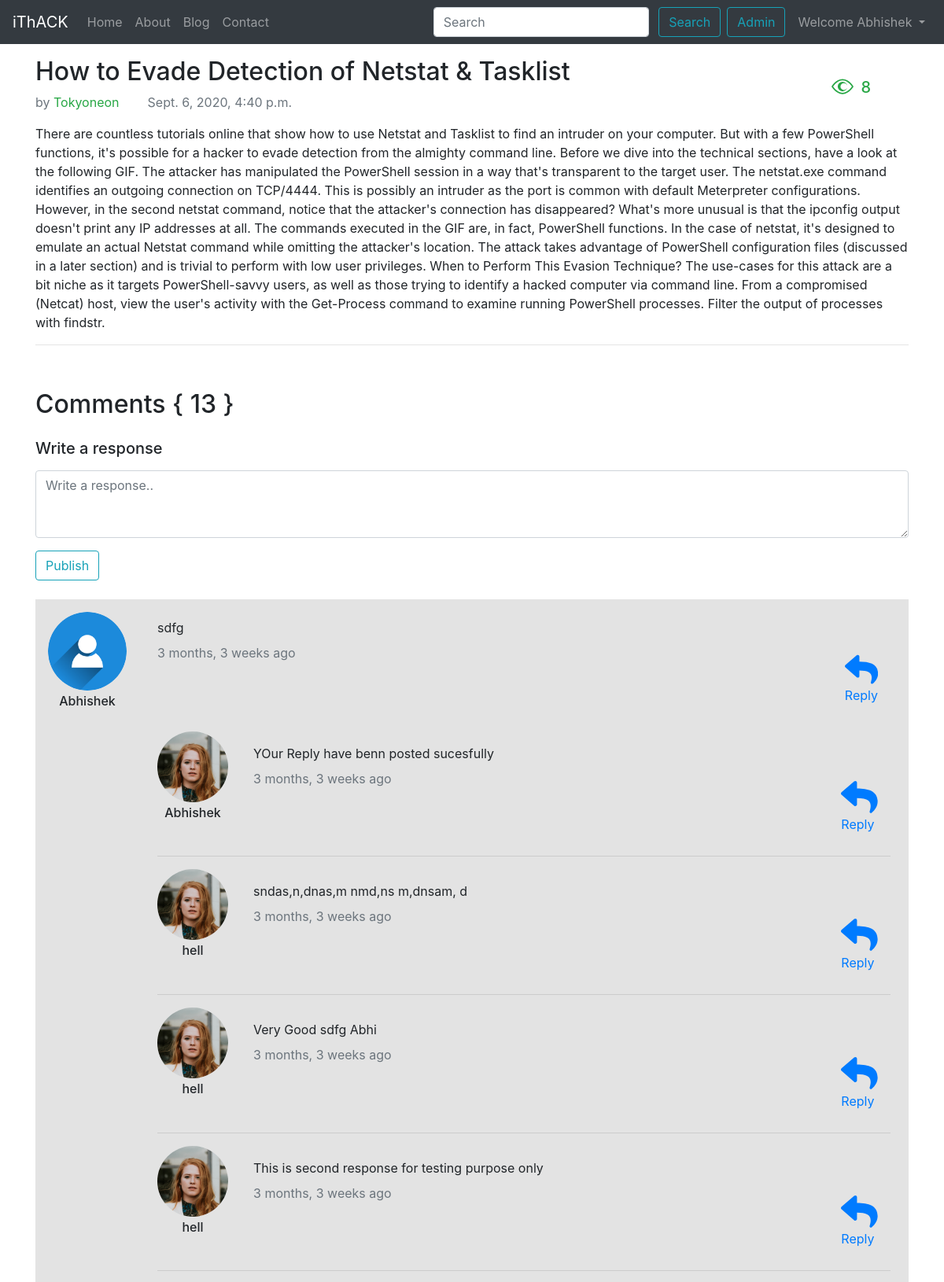
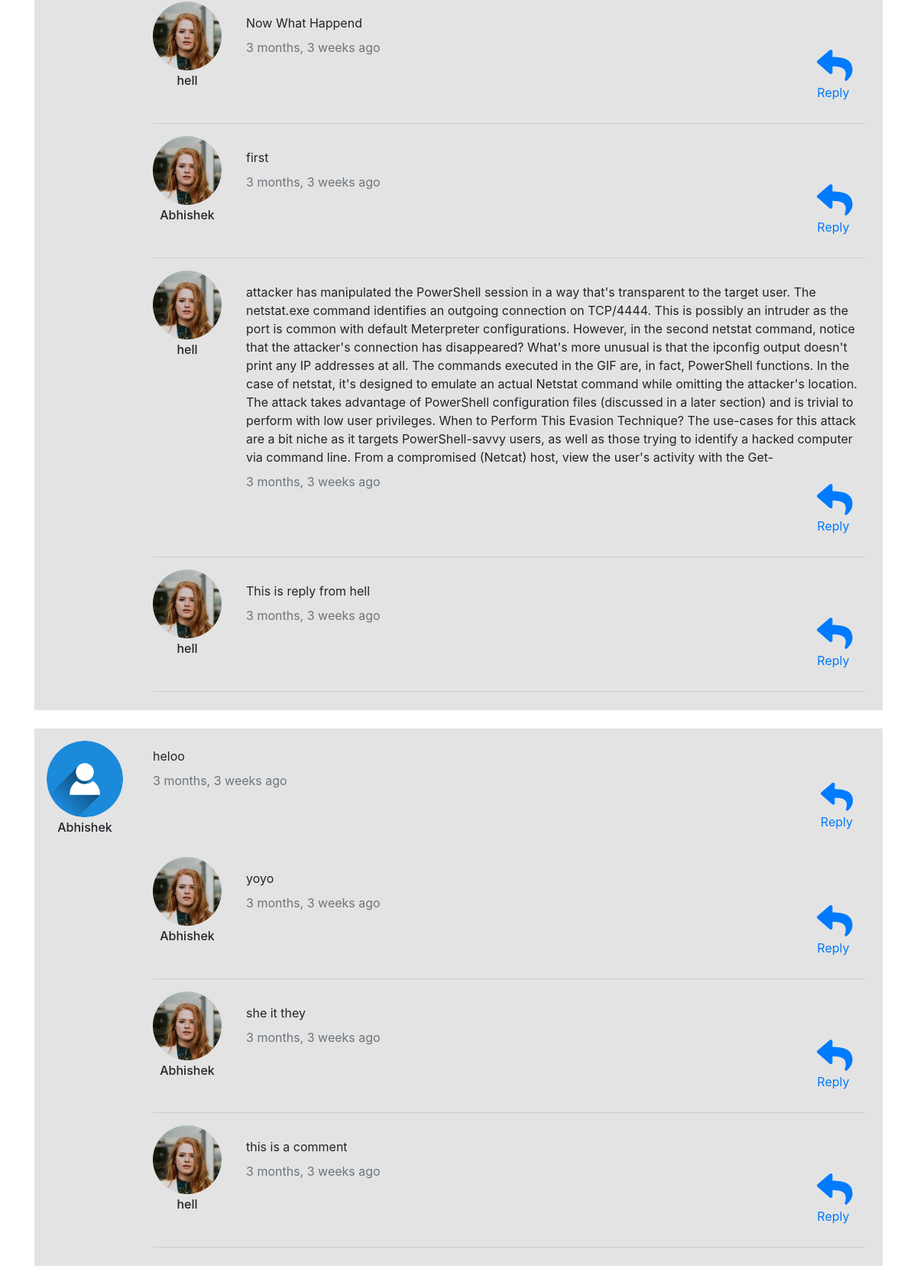
Page /blog/second-post (signed in, upper part) on the committed database (2 pictures, top to bottom).
### blog/models.py (models this page shows, shortened)
class Post(models.Model):
    sno = models.AutoField(primary_key=True)
    title = models.CharField(max_length=200)
    content = models.TextField()
    author = models.CharField(max_length=50)
    slug = models.CharField(max_length=210)
    views = models.IntegerField(default=0)
    thumbnail = models.ImageField(upload_to="blog/images", default="")
    timestamp = models.DateTimeField(blank=True)

class BlogComment(models.Model):
    sno = models.AutoField(primary_key=True)
    comment = models.TextField()
    user = models.ForeignKey(User, on_delete=models.CASCADE)
    post = models.ForeignKey(Post, on_delete=models.CASCADE)
    parent = models.ForeignKey('self', on_delete=models.CASCADE, null=True)
    timestamp = models.DateTimeField(default=now)

### blog/views.py (the view)
# urls.py: path('<str:slug>', views.blogPost, name='blogPost'),
def blogPost(request, slug):
    post = Post.objects.filter(slug=slug).first()
    post.views = post.views + 1
    post.save()
    comments = BlogComment.objects.filter(post=post, parent=None)
    replies = BlogComment.objects.filter(post=post).exclude(parent=None)
    replyDict = {}
    for reply in replies:
        if reply.parent.sno not in replyDict.keys():
            replyDict[reply.parent.sno] = [reply]
        else:
            replyDict[reply.parent.sno].append(reply)
    context = {'post': post, 'comments': comments, 'replyDict': replyDict}
    return render(request, 'blog/blogPost.html', context)

### blog/templatetags/extras.py (called while the page is built)
@register.filter(name='get_val')
def get_val(dict, key):
    return dict.get(key)

### templates/blog/blogPost.html (shortened to what this page needs)
{% extends 'base.html' %}
{% load humanize %}
{% load extras %}
{% block body %}
<div class="container my-3">
    <span class="float-right mr-5 mt-4">
         &nbsp;<span class="h5 text-success">{{post.views}}</span>
    </span>
    <h2 class="blog-post-title">{{post.title}}</h2>
    <p class="blog-post-meta text-muted">by <a href="#" class="text-success">{{post.author}}
        </a>&nbsp;&nbsp;&nbsp;&nbsp;&nbsp;&nbsp;&nbsp;{{post.timestamp}}
    </p>
    <p>{{post.content|safe}}</p>
    <hr><br>
</div>
<div class="container">
    <h2>Comments { {{comments.count}} }</h2>
    {% if user.is_authenticated %}
    <form action="/blog/postComment" method="post"> {% csrf_token %}
        <div class="mt-4">
            <h5>Write a response</h5>
            <textarea class="form-control mt-3" name=comment rows="3" placeholder="Write a response.."></textarea>
            <button type="submit" class="btn btn-outline-info mt-3">Publish</button>
        </div>
    </form>
    {% else %}
    <h3>>>You Must Need To Login To Post A Comment</h3>
    {% endif %}
    {% for comment in comments %}
    <div class="media mb-3 mt-4 p-2" style="background-color: rgb(227, 227, 227)">
        <div class="text-center p-2">
            <img class="mr-3 rounded-circle " src="/static/img/user.png" alt={{comment.user.username}} width="100"
                height="100">
            <h6 class="mt-1 mb-0 mr-3">{{comment.user.username}}</h6>
        </div>
        <div class="container">
            <div class="media-body">
                <p class="mt-3 mb-2">{{comment.comment}}</p>
                <time class="timeago text-muted">{{comment.timestamp|naturaltime}}</time>
                {% if user.is_authenticated %}
                <a class="float-right mr-2 my-1 p-2" data-toggle="collapse" data-target="#replyBox{{comment.sno}}"
                    aria-expanded="false" aria-controls="replyBox{{comment.sno}}" href="#">Reply</a>
                <br><br><br><br>
                {% endif %}
            </div>
            {% for reply in replyDict|get_val:comment.sno %}
            <div class="replies media mt-3">
                <div class="pr-3 text-center">
                    <img class="mr-3 rounded-circle" src="/static/img/user2.png" alt="John" width="90" height="90">
                    <h6 class="mt-1 mb-0 mr-3">{{reply.user.username}}</h6>
                </div>
                <div class="media-body">
                    <p class="mt-3 mb-2">{{reply.comment}}</p>
                    <time class="timeago text-muted" timeago-id="3">{{reply.timestamp|naturaltime}}</time>
                    <a class="float-right mr-2 my-1 p-2" href="#"> Reply</a>
                </div>
            </div>
            <hr>
            {% endfor %}
        </div>
    </div>
    {% endfor %}
</div>
{% endblock body %}

### templates/base.html (shortened to what this page needs)
<!doctype html>
<html lang="en">
<head>
    <link rel="stylesheet" href="https://stackpath.bootstrapcdn.com/bootstrap/4.5.2/css/bootstrap.min.css"
>
</head>
<body>
    <nav class="navbar navbar-expand-lg navbar-dark bg-dark">
        <a class="navbar-brand" href="/">iThACK</a>
        <div class="collapse navbar-collapse" id="navbarSupportedContent">
            <ul class="navbar-nav mr-auto">
                <li class="nav-item {% block homeactive %} {% endblock homeactive %}">
                    <a class="nav-link" href="/">Home <span class="sr-only">(current)</span></a>
                </li>
                <li class="nav-item {% block aboutactive %} {% endblock aboutactive %}">
                    <a class="nav-link" href="/about">About</a>
                </li>
                <li class="nav-item {% block blogactive %} {% endblock blogactive %}">
                    <a class="nav-link" href="/blog">Blog</a>
                </li>
                <li class="nav-item {% block contactactive %} {% endblock contactactive %}">
                    <a class="nav-link" href="/contact">Contact</a>
                </li>
            </ul>
            <div class="ml-auto form-inline">
                <form method="get" action="/search" class="my-2 my-lg-0">
                    <input class="form-control mr-sm-2" type="search" placeholder="Search" aria-label="Search"
                        id="query" name="query">
                    <button class="btn btn-outline-info my-2 my-sm-0" type="submit">Search</button>
                </form>
                <a href="/admin" class="btn btn-outline-info m-2 my-sm-0" target="_black" role="button">Admin</a>
                {% if user.is_authenticated %}
                <ul class="navbar-nav">
                    <li class="nav-item dropdown">
                        <a class="nav-link dropdown-toggle" href="#" id="navbarDropdown" role="button"
                            data-toggle="dropdown" aria-haspopup="true" aria-expanded="false">
                            Welcome {{request.user}}
                        </a>
                    </li>
                </ul>
                {% endif %}
            </div>
        </div>
    </nav>
    {% block body %}
    {% endblock body %}
</body>
</html>

### rows in the picture
Post: views "8", title "How to Evade Detection of Netstat & Tasklist", author "Tokyoneon", timestamp "Sept. 6, 2020, 4:40 p.m.", content "There are countless tutorials online that show how to use Netstat and Tasklist to find an intruder on your computer. But with a few PowerShell functions, it's possible for a hacker to evade detection from the almighty command line. Before we dive into the technical sections, have a look at the following GIF. The attacker has manipulated the PowerShell session in a way that's transparent to the target user. The netstat.exe command identifies an outgoing connection on TCP/4444. This is possibly an intruder as the port is common with default Meterpreter configurations. However, in the second netstat command, notice that the attacker's connection has disappeared? What's more unusual is that the…"
BlogComment: user.username "Abhishek", comment "sdfg", timestamp "3 months, 3 weeks ago"
BlogComment: user.username "Abhishek", comment "YOur Reply have benn posted sucesfully", timestamp "3 months, 3 weeks ago"
BlogComment: user.username "hell", comment "sndas,n,dnas,m nmd,ns m,dnsam, d", timestamp "3 months, 3 weeks ago"
BlogComment: user.username "hell", comment "Very Good sdfg Abhi", timestamp "3 months, 3 weeks ago"
BlogComment: user.username "hell", comment "This is second response for testing purpose only", timestamp "3 months, 3 weeks ago"
BlogComment: user.username "hell", comment "Now What Happend", timestamp "3 months, 3 weeks ago"
BlogComment: user.username "Abhishek", comment "first", timestamp "3 months, 3 weeks ago"
BlogComment: user.username "hell", comment "attacker has manipulated the PowerShell session in a way that's transparent to the target user. The netstat.exe command identifies an outgoing connection on TCP/4444. This is possibly an intruder as the port is common with default Meterpreter configurations. However, in the second netstat command, notice that the attacker's connection has disappeared? What's more unusual is that the ipconfig output doesn't print any IP addresses at all. The commands executed in the GIF are, in fact, PowerShell functions. In the case of netstat, it's designed to emulate an actual Netstat command while omitting the attacker's location. The attack takes advantage of PowerShell configuration files (discussed in…", timestamp "3 months, 3 weeks ago"
BlogComment: user.username "hell", comment "This is reply from hell", timestamp "3 months, 3 weeks ago"
BlogComment: user.username "Abhishek", comment "heloo", timestamp "3 months, 3 weeks ago"
BlogComment: user.username "Abhishek", comment "yoyo", timestamp "3 months, 3 weeks ago"
BlogComment: user.username "Abhishek", comment "she it they", timestamp "3 months, 3 weeks ago"
BlogComment: user.username "hell", comment "this is a comment", timestamp "3 months, 3 weeks ago"

### other values in the picture
{{ request.user }} "Abhishek"
{{ comments.count }} "13"
